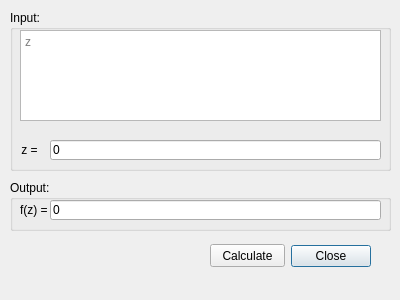
<?xml version="1.0" encoding="UTF-8"?>
<ui version="4.0">
 <class>CalculatorDialog</class>
 <widget class="QDialog" name="CalculatorDialog">
  <property name="geometry">
   <rect>
    <x>0</x>
    <y>0</y>
    <width>400</width>
    <height>300</height>
   </rect>
  </property>
  <property name="windowTitle">
   <string>Dialog</string>
  </property>
  <widget class="QDialogButtonBox" name="buttonBox">
   <property name="geometry">
    <rect>
     <x>30</x>
     <y>240</y>
     <width>341</width>
     <height>32</height>
    </rect>
   </property>
   <property name="orientation">
    <enum>Qt::Horizontal</enum>
   </property>
   <property name="standardButtons">
    <set>QDialogButtonBox::Close</set>
   </property>
   <property name="centerButtons">
    <bool>false</bool>
   </property>
  </widget>
  <widget class="QPushButton" name="btnCalculate">
   <property name="geometry">
    <rect>
     <x>210</x>
     <y>244</y>
     <width>75</width>
     <height>23</height>
    </rect>
   </property>
   <property name="text">
    <string>Calculate</string>
   </property>
  </widget>
  <widget class="QLineEdit" name="lineEdit_2">
   <property name="geometry">
    <rect>
     <x>50</x>
     <y>200</y>
     <width>331</width>
     <height>20</height>
    </rect>
   </property>
   <property name="text">
    <string>0</string>
   </property>
  </widget>
  <widget class="QGroupBox" name="gbxInput">
   <property name="geometry">
    <rect>
     <x>10</x>
     <y>10</y>
     <width>381</width>
     <height>161</height>
    </rect>
   </property>
   <property name="title">
    <string>Input:</string>
   </property>
   <widget class="QLineEdit" name="lineEdit">
    <property name="geometry">
     <rect>
      <x>40</x>
      <y>130</y>
      <width>331</width>
      <height>20</height>
     </rect>
    </property>
    <property name="text">
     <string>0</string>
    </property>
   </widget>
   <widget class="QTextEdit" name="textEdit">
    <property name="geometry">
     <rect>
      <x>10</x>
      <y>20</y>
      <width>361</width>
      <height>91</height>
     </rect>
    </property>
    <property name="placeholderText">
     <string>z</string>
    </property>
   </widget>
   <widget class="QLabel" name="lblZ">
    <property name="geometry">
     <rect>
      <x>10</x>
      <y>130</y>
      <width>21</width>
      <height>20</height>
     </rect>
    </property>
    <property name="text">
     <string>z = </string>
    </property>
    <property name="alignment">
     <set>Qt::AlignRight|Qt::AlignTrailing|Qt::AlignVCenter</set>
    </property>
   </widget>
  </widget>
  <widget class="QGroupBox" name="gbxOutput">
   <property name="geometry">
    <rect>
     <x>10</x>
     <y>180</y>
     <width>381</width>
     <height>51</height>
    </rect>
   </property>
   <property name="title">
    <string>Output:</string>
   </property>
   <widget class="QLabel" name="lblFZ">
    <property name="geometry">
     <rect>
      <x>10</x>
      <y>20</y>
      <width>31</width>
      <height>20</height>
     </rect>
    </property>
    <property name="text">
     <string>f(z) = </string>
    </property>
    <property name="alignment">
     <set>Qt::AlignRight|Qt::AlignTrailing|Qt::AlignVCenter</set>
    </property>
   </widget>
  </widget>
  <zorder>gbxInput</zorder>
  <zorder>gbxOutput</zorder>
  <zorder>buttonBox</zorder>
  <zorder>btnCalculate</zorder>
  <zorder>lineEdit_2</zorder>
 </widget>
 <resources/>
 <connections>
  <connection>
   <sender>buttonBox</sender>
   <signal>accepted()</signal>
   <receiver>CalculatorDialog</receiver>
   <slot>accept()</slot>
   <hints>
    <hint type="sourcelabel">
     <x>248</x>
     <y>254</y>
    </hint>
    <hint type="destinationlabel">
     <x>157</x>
     <y>274</y>
    </hint>
   </hints>
  </connection>
  <connection>
   <sender>buttonBox</sender>
   <signal>rejected()</signal>
   <receiver>CalculatorDialog</receiver>
   <slot>reject()</slot>
   <hints>
    <hint type="sourcelabel">
     <x>316</x>
     <y>260</y>
    </hint>
    <hint type="destinationlabel">
     <x>286</x>
     <y>274</y>
    </hint>
   </hints>
  </connection>
 </connections>
</ui>
